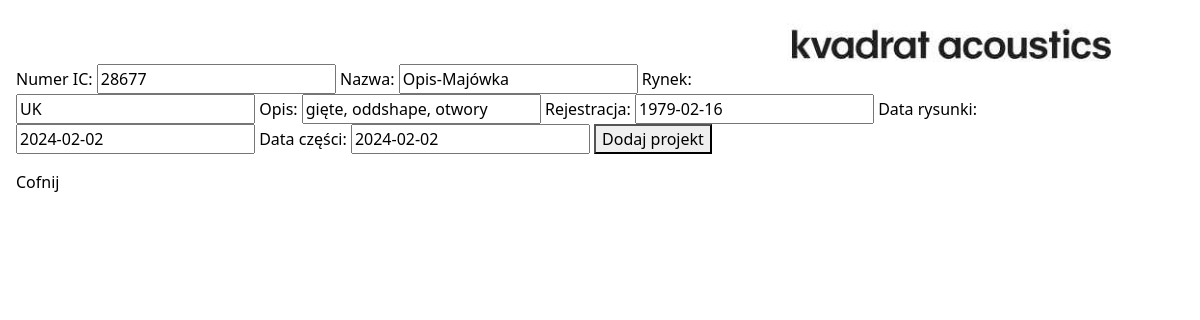
The app's page /projekty/edytuj/950 (signed in) with its own data.
### komunikator/models.py (models this page shows, shortened)
class Projekt(models.Model):
    Numer_IC = models.IntegerField(blank=False, unique=True)
    Nazwa = models.CharField(default='', max_length=20)
    Rynek = models.CharField(default='', max_length=20)
    Opis = models.CharField(default='', max_length=40)
    Rejestracja = models.DateField(default=timezone.now)
    Data_rysunki = models.DateField(default=timezone.now)
    Data_części = models.DateField(default=timezone.now)

### komunikator/views.py (the view)
# urls.py: path('edytuj/<int:id>', edytuj_projekt, name="edytuj_projekt"),
@login_required()
def edytuj_projekt(request, id):
    projekt = get_object_or_404(Projekt, pk=id)
    form = ProjektForm(request.POST or None, request.FILES or None, instance=projekt)
    if form.is_valid():
        form.save()
        return redirect(wszystkie_projekty)
    return render(request, 'projekt_form.html', {'form': form})

### komunikator/forms.py
class ProjektForm(ModelForm):
    class Meta:
        model = Projekt
        fields = ['Numer_IC', 'Nazwa', 'Rynek', 'Opis', 'Rejestracja', 'Data_rysunki', 'Data_części']

### templates/projekt_form.html (shortened to what this page needs)
{% extends 'glowny.html' %}
{% load bootstrap %}
{% block strona %}
    <form method="post" enctype="multipart/form-data">
        {{ form|bootstrap }}
        <button type="submit">Dodaj projekt</button>
    </form>
        <a href="{% url 'wszystkie_projekty' %}">Cofnij</a>
{% endblock %}

### komunikator/static/nowy.css (style rules this page uses)
body { padding: 1rem; color: black; }
a { color: black; text-decoration: none; }

### records on screen
Projekt: Numer_IC "28677", Nazwa "Opis-Majówka", Rynek "UK", Opis "gięte, oddshape, otwory", Rejestracja "1979-02-16", Data_rysunki "2024-02-02", Data_części "2024-02-02"
